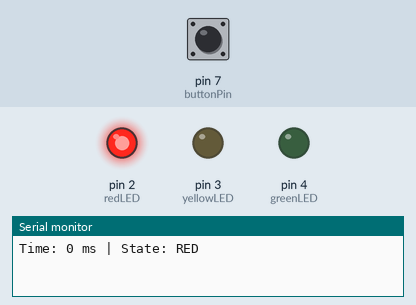
Bench run of a sketch on a simulated Arduino Uno, built with avr-gcc and run on an emulated ATmega328P. On the bench: output pins drawn as LEDs (lit = HIGH), the last lines printed to the serial monitor. Inputs (shaded band) come from the test bench; at power-on: pin 7 (buttonPin) HIGH.

Above: at 1.2 s.
1.3 s: pin 7 (buttonPin) pulled LOW for 0.15 s
At 15.2 s:
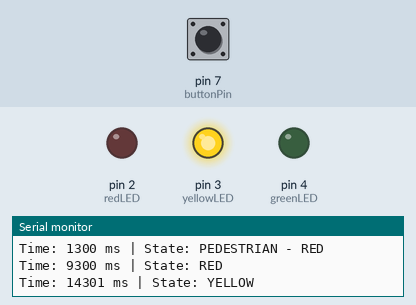
At 16.7 s:
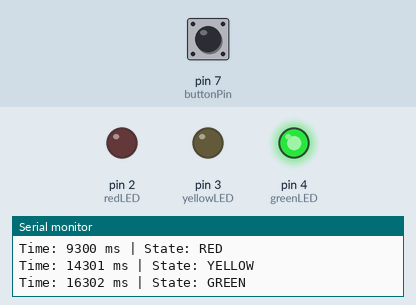
Timing chart, 0 to 17.8 s (numbered marks = the images above; inputs shaded):
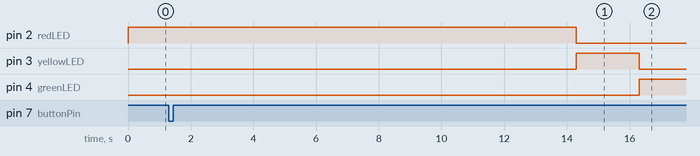

The sketch:

traffic_light.ino
```cpp
const int redLED = 2;
const int yellowLED = 3;
const int greenLED = 4;
const int buttonPin = 7;

void setup() {
  pinMode(redLED, OUTPUT);
  pinMode(yellowLED, OUTPUT);
  pinMode(greenLED, OUTPUT);
  pinMode(buttonPin, INPUT_PULLUP);

  Serial.begin(9600);
}

void setLight(bool red, bool yellow, bool green, String state) {
  digitalWrite(redLED, red);
  digitalWrite(yellowLED, yellow);
  digitalWrite(greenLED, green);

  Serial.print("Time: ");
  Serial.print(millis());
  Serial.print(" ms | State: ");
  Serial.println(state);
}

void loop() {

  // Check pedestrian button
  if (digitalRead(buttonPin) == LOW) {
    setLight(HIGH, LOW, LOW, "PEDESTRIAN - RED");
    delay(8000);
    return;
  }

  // RED ON for 5 sec
  setLight(HIGH, LOW, LOW, "RED");
  for (int i = 0; i < 50; i++) {
    if (digitalRead(buttonPin) == LOW) {
      setLight(HIGH, LOW, LOW, "PEDESTRIAN - RED");
      delay(8000);
      return;
    }
    delay(100);
  }

  // YELLOW ON for 2 sec
  setLight(LOW, HIGH, LOW, "YELLOW");
  for (int i = 0; i < 20; i++) {
    if (digitalRead(buttonPin) == LOW) {
      setLight(HIGH, LOW, LOW, "PEDESTRIAN - RED");
      delay(8000);
      return;
    }
    delay(100);
  }

  // GREEN ON for 4 sec
  setLight(LOW, LOW, HIGH, "GREEN");
  for (int i = 0; i < 40; i++) {
    if (digitalRead(buttonPin) == LOW) {
      setLight(HIGH, LOW, LOW, "PEDESTRIAN - RED");
      delay(8000);
      return;
    }
    delay(100);
  }
}
```
